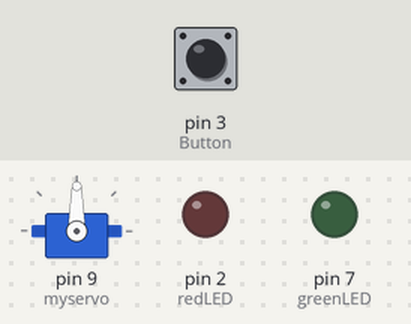
This sketch was run on a simulated Arduino Uno, built with avr-gcc and run on an emulated ATmega328P. Parts: servo, output pins drawn as LEDs (lit = HIGH). Inputs (shaded band) come from the test bench; at power-on: pin 3 (Button) LOW.

Above: at 1.2 s.
1.3 s: pin 3 (Button) pulled HIGH for 0.15 s
At 2.0 s:
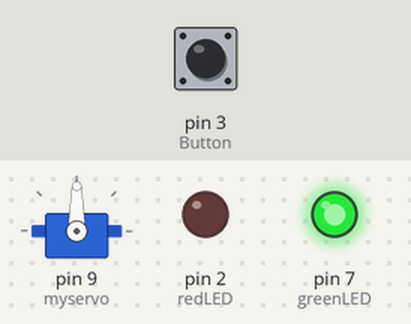
Timing chart, 0 to 55.4 s (numbered marks = the images above; inputs shaded):
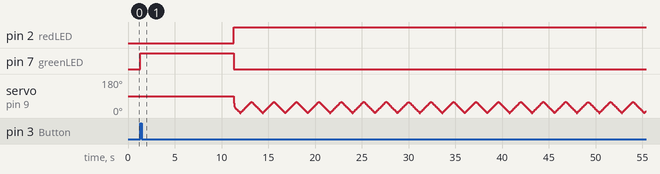

The sketch:

gundamTimer.ino
```cpp
/*
  Controlling Servo with Millis
  https://forum.arduino.cc/t/controlling-servo-with-millis/222445/6

  Adapted code from:
  Arduino Tutorials: Control a LED with a Button
  https://www.youtube.com/watch?v=ksNbEuhO4fU
*/

#include <Servo.h>

Servo myservo;    // create servo object to control a servo

int buttonstate;
int stopstate;

int Button = 3;       // input for reading the push button
int greenLED = 7;     // output for controlling the green LED
int redLED = 2;       // output for controlling the red LED

// From https://forum.arduino.cc/t/controlling-servo-with-millis/222445/5
int position = 0 ;    // state variable
boolean forward = false ;   // state variable

unsigned long ts = millis () ;   // time accounting.
#define DELAY 20
// End of code from https://forum.arduino.cc/t/controlling-servo-with-millis/222445/5

void setup() {
  myservo.attach(9);    // attaches the servo on pin 9 to the servo object

  // Adapted from https://www.youtube.com/watch?v=ksNbEuhO4fU
  pinMode(Button, INPUT);   // initialize digital pin 3 as an output
  pinMode(greenLED, OUTPUT);     // initialize digital pin 2 as an output
  pinMode(redLED, OUTPUT);     // initialize digital pin 2 as an output
}

void loop() {
  buttonstate = digitalRead(Button);    // read button input

  if (buttonstate == HIGH) {
    buttonstate = LOW;
    stopstate = LOW;
    digitalWrite(redLED, LOW);          // set the redLED to off
    digitalWrite(greenLED, HIGH);       // set the greenLED to on
    delay(10000);                       // wait for 10 seconds
    digitalWrite(greenLED, LOW);        // set the greenLED to off
    digitalWrite(redLED, HIGH);

    while (stopstate == LOW) {
      stopstate = digitalRead(Button);

      // From https://forum.arduino.cc/t/controlling-servo-with-millis/222445/5
      if (millis () - ts >= DELAY)
      {
        //digitalWrite(redLED, HIGH);
        ts += DELAY ;   // setup timestamp for next time.
        if (forward)
        {
          myservo.write (-- position) ;  // progress the servo
          if (position == 0)  // test for reverse
            forward = false ;
        }
        else
        {
          myservo.write (++ position) ;  // progress the servo
          if (position == 60)  // test for reverse
            forward = true ;
        }
      }
      // End of code from https://forum.arduino.cc/t/controlling-servo-with-millis/222445/5
    }
  }
}
```
